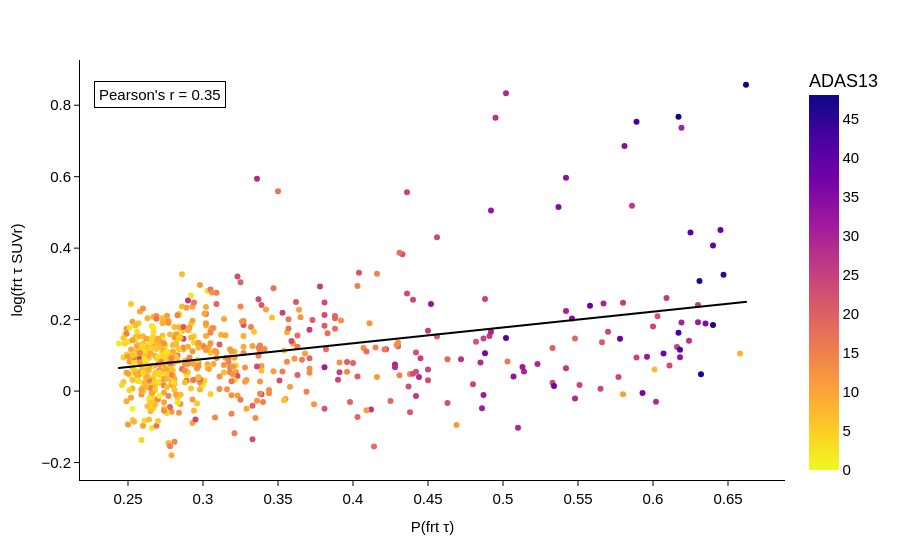

The notebook cell saved with this chart:
### Code cell
bubble_plot_tau(adas_data_tau, 'tau_front_label_prob', 'tau_FRONTAL_SUVR', 'P(frt τ)', 'frt τ SUVr', 'EF4e')

### Figure 1 — Plotly figure (JSON) as saved in the notebook; plotly's stock layout.template omitted (floating-point values rounded to 4 significant figures; data arrays with more than 128 entries replaced by an {"elided": "..."} marker saying what was removed)
{"data": [{"hovertemplate": "P(frt τ)=%{x}<br>frt τ SUVr=%{y}<br>ADAS13=%{marker.color}<extra></extra>", "legendgroup": "", "marker": {"color": {"elided": "619 float values"}, "coloraxis": "coloraxis", "symbol": "circle"}, "mode": "markers", "name": "", "orientation": "v", "showlegend": false, "type": "scatter", "x": {"elided": "619 float values"}, "xaxis": "x", "y": {"elided": "619 float values"}, "yaxis": "y"}, {"line": {"color": "black", "width": 2}, "mode": "lines", "name": "Regression Line", "showlegend": false, "type": "scattergl", "x": {"elided": "619 float values"}, "y": {"elided": "619 float values"}}], "layout": {"annotations": [{"align": "left", "bgcolor": "white", "bordercolor": "black", "borderpad": 4, "borderwidth": 1, "font": {"color": "black", "family": "Arial, sans-serif", "size": 15}, "showarrow": false, "text": "Pearson's r = 0.35", "x": 0.02, "xref": "paper", "y": 0.95, "yref": "paper"}], "coloraxis": {"colorbar": {"title": {"text": "ADAS13"}}, "colorscale": [[0, "#f0f921"], [0.1111, "#fdca26"], [0.2222, "#fb9f3a"], [0.3333, "#ed7953"], [0.4444, "#d8576b"], [0.5556, "#bd3786"], [0.6667, "#9c179e"], [0.7778, "#7201a8"], [0.8889, "#46039f"], [1, "#0d0887"]]}, "font": {"color": "black", "family": "Arial, sans-serif", "size": 15}, "legend": {"font": {"color": "black", "family": "Arial, sans-serif", "size": 15}, "title": {"font": {"color": "black", "family": "Arial, sans-serif", "size": 15}, "text": "ADAS-13"}, "tracegroupgap": 0}, "margin": {"t": 60}, "paper_bgcolor": "white", "plot_bgcolor": "white", "xaxis": {"anchor": "y", "domain": [0, 1], "linecolor": "black", "showgrid": false, "tickcolor": "black", "ticks": "outside", "title": {"font": {"color": "black", "family": "Arial, sans-serif", "size": 15}, "text": "P(frt τ)"}}, "yaxis": {"anchor": "x", "domain": [0, 1], "gridcolor": "lightgrey", "gridwidth": 0.5, "linecolor": "black", "showgrid": false, "tickcolor": "black", "ticks": "outside", "title": {"font": {"color": "black", "family": "Arial, sans-serif", "size": 15}, "text": "log(frt τ SUVr)"}}}}
